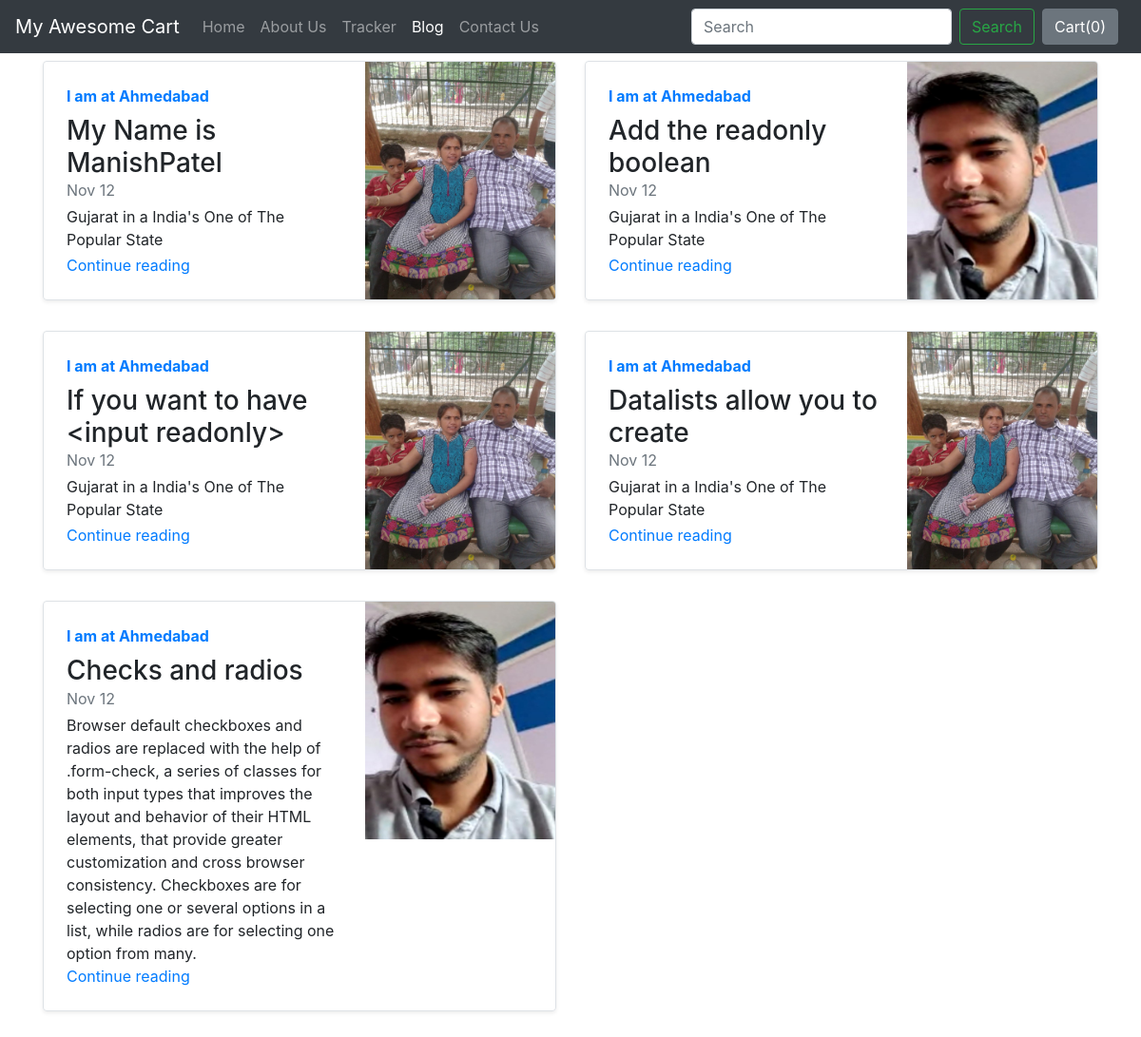
Screenshot of /blog/ with the database file from the repository.
### blog/models.py (models this page shows)
class Blogpost(models.Model):
    post_id = models.AutoField(primary_key=True)
    title = models.CharField(max_length=50)
    head0 = models.CharField(max_length=500, default="")
    chead0 = models.CharField(max_length=5000, default="")
    head1 = models.CharField(max_length=500, default="")
    chead1 = models.CharField(max_length=5000, default="")
    head2 = models.CharField(max_length=500, default="")
    chead2 = models.CharField(max_length=5000, default="")
    pub_date = models.DateField()
    thumbnail = models.ImageField(upload_to='shop/images', default="")
    def __str__(self):
        return self.title

### blog/views.py (the view)
# urls.py: path("", views.index, name="blogHome"),
def index(request):
    myposts= Blogpost.objects.all()
    print(myposts)
    return render(request, 'blog/index.html', {'myposts': myposts})

### blog/templates/blog/index.html
{% extends 'blog/basic.html' %}
{% block body %}
<div class="container">
<div class="row my-2">
    {% for item in myposts %}
        <div class="col-md-6">
            <div
                class="row no-gutters border rounded overflow-hidden flex-md-row mb-4 shadow-sm h-md-250 position-relative">
                <div class="col p-4 d-flex flex-column position-static">
                    <strong class="d-inline-block mb-2 text-primary">{{item.head0}}</strong>
                    <h3 class="mb-0">{{item.title}}</h3>
                    <div class="mb-1 text-muted">Nov 12</div>
                    <p class="card-text mb-auto">{{item.head1}}</p>
                    <a href="blogpost/{{item.post_id}}" class="stretched-link">Continue reading</a>
                </div>
                <div class="col-auto d-none d-lg-block">
                    <img src="/media/{{item.thumbnail}}" class="bd-placeholder-img" width="200" height="250"
                        aria-label="Placeholder: Thumbnail"/>
                </div>
            </div>
        </div>
{% if forloop.counter|divisibleby:2 %}
    </div><div class="row my-2">
    {% endif %}
    {% endfor %}
</div>
{% endblock %}

### rows the page displays
Blogpost: head0 "I am at Ahmedabad", title "My Name is ManishPatel", head1 "Gujarat in a India's One of The Popular State", thumbnail (picture)
Blogpost: head0 "I am at Ahmedabad", title "Add the readonly boolean", head1 "Gujarat in a India's One of The Popular State", thumbnail (picture)
Blogpost: head0 "I am at Ahmedabad", title "If you want to have <input readonly>", head1 "Gujarat in a India's One of The Popular State", thumbnail (picture)
Blogpost: head0 "I am at Ahmedabad", title "Datalists allow you to create", head1 "Gujarat in a India's One of The Popular State", thumbnail (picture)
Blogpost: head0 "I am at Ahmedabad", title "Checks and radios", head1 "Browser default checkboxes and radios are replaced with the help of .form-check, a series of classes for both input types that improves the layout and behavior of their HTML elements, that provide greater customization and cross browser consistency. Checkboxes are for selecting one or several options in a list, while radios are for selecting one option from many.", thumbnail (picture)
